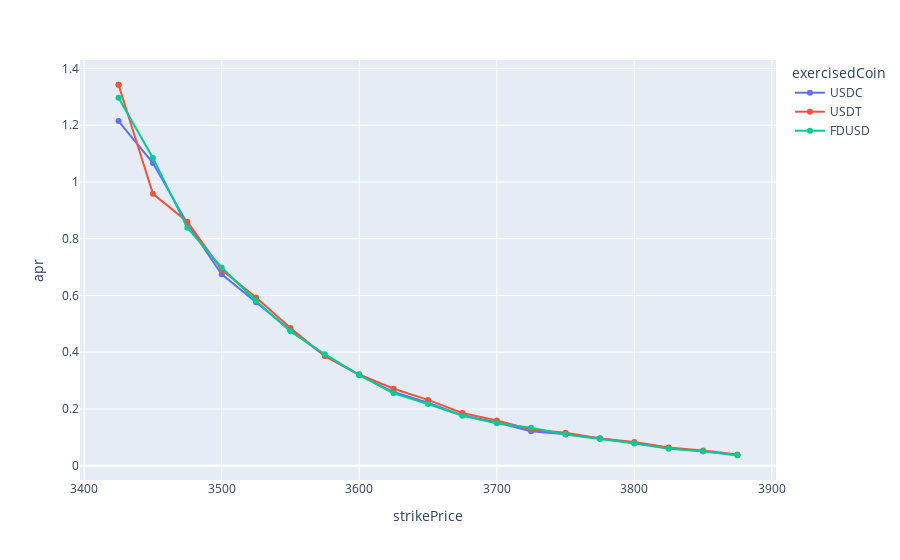

The code cell stored with this chart in its notebook:
### Code cell
df_copy_time = df_copy[df_copy["duration"]==4]

if Direction=="CALL":
    fig = px.line(df_copy_time, x="strikePrice", y="apr", color='exercisedCoin',markers=True, hover_data=["1000return", "USDamt", "Percent_to_strikeprice", "strikePrice"])
else:
    fig = px.line(df_copy_time, x="strikePrice", y="apr", color='investCoin',markers=True, hover_data=["1000return", "USDamt", "Percent_to_strikeprice", "strikePrice"])

fig.write_html(filename)

fig.show()

### Figure 1 — Plotly figure (JSON) as saved in the notebook; plotly's stock layout.template omitted (floating-point values rounded to 4 significant figures)
{"data": [{"customdata": [[13.31, 325.8, 0.5885], [11.69, 286.1, 1.323], [9.356, 229.0, 2.057], [7.396, 181.0, 2.791], [6.315, 154.6, 3.525], [5.231, 128.0, 4.26], [4.252, 104.1, 4.994], [3.496, 85.57, 5.728], [2.846, 69.66, 6.462], [2.432, 59.52, 7.197], [1.947, 47.66, 7.931], [1.673, 40.96, 8.665], [1.333, 32.62, 9.399], [1.215, 29.75, 10.13], [1.062, 25.99, 10.87], [0.8723, 21.35, 11.6], [0.674, 16.5, 12.34], [0.5611, 13.73, 13.07], [0.4099, 10.03, 13.8]], "hovertemplate": "exercisedCoin=USDC<br>strikePrice=%{x}<br>apr=%{y}<br>1000return=%{customdata[0]}<br>USDamt=%{customdata[1]}<br>Percent_to_strikeprice=%{customdata[2]}<extra></extra>", "legendgroup": "USDC", "line": {"color": "#636efa", "dash": "solid"}, "marker": {"symbol": "circle"}, "mode": "lines+markers", "name": "USDC", "orientation": "v", "showlegend": true, "type": "scatter", "x": [3425, 3450, 3475, 3500, 3525, 3550, 3575, 3600, 3625, 3650, 3675, 3700, 3725, 3750, 3775, 3800, 3825, 3850, 3875], "xaxis": "x", "y": [1.215, 1.067, 0.8537, 0.6749, 0.5762, 0.4773, 0.388, 0.319, 0.2597, 0.2219, 0.1777, 0.1527, 0.1216, 0.1109, 0.0969, 0.0796, 0.0615, 0.0512, 0.0374], "yaxis": "y"}, {"customdata": [[14.71, 360.1, 0.5885], [14.71, 360.1, 0.5885], [10.5, 257.0, 1.323], [9.424, 230.7, 2.057], [7.563, 185.1, 2.791], [6.498, 159.0, 3.525], [5.319, 130.2, 4.26], [4.235, 103.6, 4.994], [3.53, 86.4, 5.728], [2.972, 72.74, 6.462], [2.542, 62.23, 7.197], [2.035, 49.81, 7.931], [1.749, 42.81, 8.665], [1.401, 34.28, 9.399], [1.273, 31.17, 10.13], [1.055, 25.83, 10.87], [0.9129, 22.34, 11.6], [0.709, 17.35, 12.34], [0.5918, 14.48, 13.07], [0.4351, 10.65, 13.8]], "hovertemplate": "exercisedCoin=USDT<br>strikePrice=%{x}<br>apr=%{y}<br>1000return=%{customdata[0]}<br>USDamt=%{customdata[1]}<br>Percent_to_strikeprice=%{customdata[2]}<extra></extra>", "legendgroup": "USDT", "line": {"color": "#EF553B", "dash": "solid"}, "marker": {"symbol": "circle"}, "mode": "lines+markers", "name": "USDT", "orientation": "v", "showlegend": true, "type": "scatter", "x": [3425, 3425, 3450, 3475, 3500, 3525, 3550, 3575, 3600, 3625, 3650, 3675, 3700, 3725, 3750, 3775, 3800, 3825, 3850, 3875], "xaxis": "x", "y": [1.343, 1.343, 0.9581, 0.8599, 0.6901, 0.5929, 0.4854, 0.3864, 0.3221, 0.2712, 0.232, 0.1857, 0.1596, 0.1278, 0.1162, 0.0963, 0.0833, 0.0647, 0.054, 0.0397], "yaxis": "y"}, {"customdata": [[14.21, 347.8, 0.5885], [11.89, 291.0, 1.323], [9.189, 224.9, 2.057], [7.656, 187.4, 2.791], [6.363, 155.7, 3.525], [5.189, 127.0, 4.26], [4.307, 105.4, 4.994], [3.504, 85.75, 5.728], [2.796, 68.43, 6.462], [2.386, 58.39, 7.197], [1.93, 47.24, 7.931], [1.643, 40.21, 8.665], [1.471, 36.0, 9.399], [1.203, 29.45, 10.13], [1.032, 25.27, 10.87], [0.8658, 21.19, 11.6], [0.6597, 16.15, 12.34], [0.5556, 13.6, 13.07], [0.4055, 9.925, 13.8]], "hovertemplate": "exercisedCoin=FDUSD<br>strikePrice=%{x}<br>apr=%{y}<br>1000return=%{customdata[0]}<br>USDamt=%{customdata[1]}<br>Percent_to_strikeprice=%{customdata[2]}<extra></extra>", "legendgroup": "FDUSD", "line": {"color": "#00cc96", "dash": "solid"}, "marker": {"symbol": "circle"}, "mode": "lines+markers", "name": "FDUSD", "orientation": "v", "showlegend": true, "type": "scatter", "x": [3425, 3450, 3475, 3500, 3525, 3550, 3575, 3600, 3625, 3650, 3675, 3700, 3725, 3750, 3775, 3800, 3825, 3850, 3875], "xaxis": "x", "y": [1.297, 1.085, 0.8385, 0.6986, 0.5806, 0.4735, 0.393, 0.3197, 0.2551, 0.2177, 0.1761, 0.1499, 0.1342, 0.1098, 0.0942, 0.079, 0.0602, 0.0507, 0.037], "yaxis": "y"}], "layout": {"legend": {"title": {"text": "exercisedCoin"}, "tracegroupgap": 0}, "margin": {"t": 60}, "xaxis": {"anchor": "y", "domain": [0, 1], "title": {"text": "strikePrice"}}, "yaxis": {"anchor": "x", "domain": [0, 1], "title": {"text": "apr"}}}}
